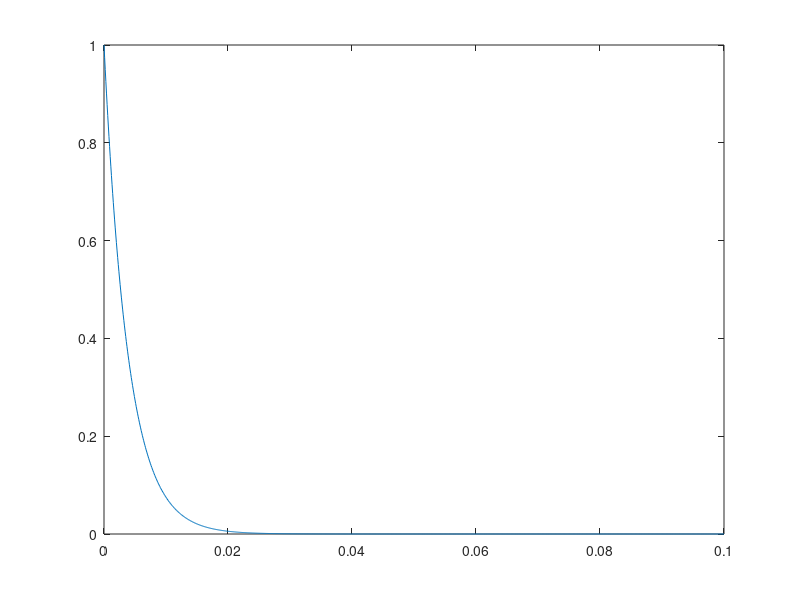

This figure's MATLAB source:
%Definerer konstanter
e_n=2.7182818284590452353602874;
K=1; %Denner er ukjent inntil videre

R_l=22.6;
L_l=87.3*10^(-3);

R_r=1.4;
L_r=18.5*10^(-3);

R_c=100;
C_c=96*10^(-9);

%Her definerer vi tidsrommet til bryteren:
t=0:0.0001:0.1;

for i=1:length(t)
	u_left(i)=K*e_n^(-(R_l/L_l).*t(i));
end

plot(t, u_left);
